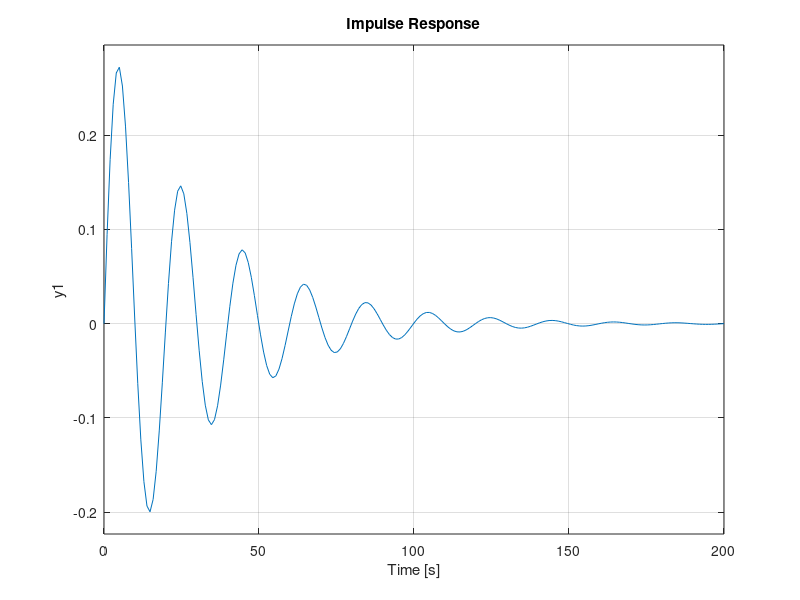
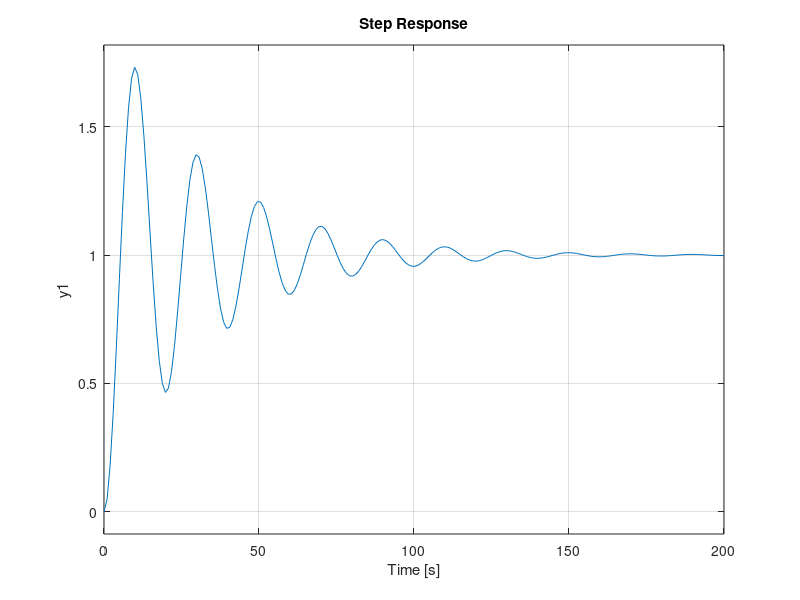
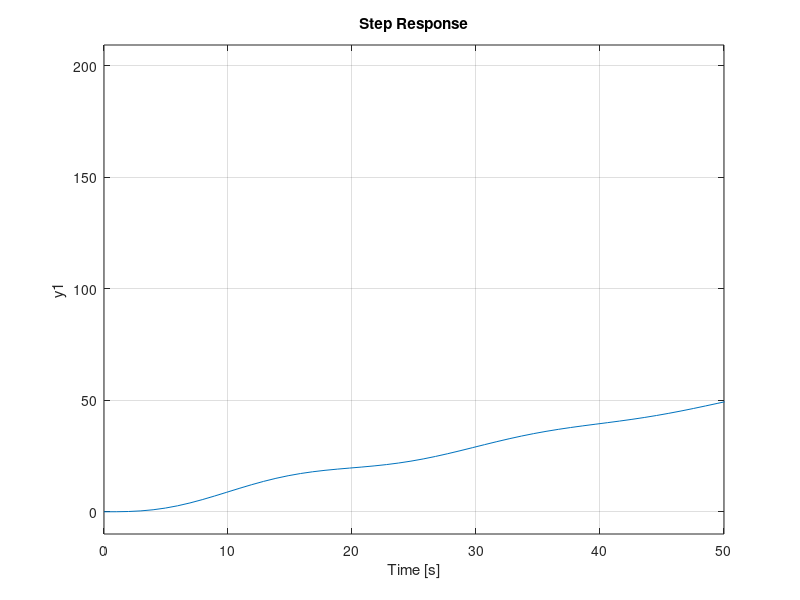

These charts were generated, in order, by the following MATLAB code: (Note: this script raises an error after producing the figures.)
s = tf('s');

T = 10;

n=1;
den=[T T/16 1];
G = tf(n,den);

figure(1)
impulse(G);

figure(2)
step(G); 

figure(3)
step(G/s); 
xlim([0 50]);


s1 = stepinfo(G);
disp(s1);
[y,t]=step(G);
sserror=(1-y(end));
